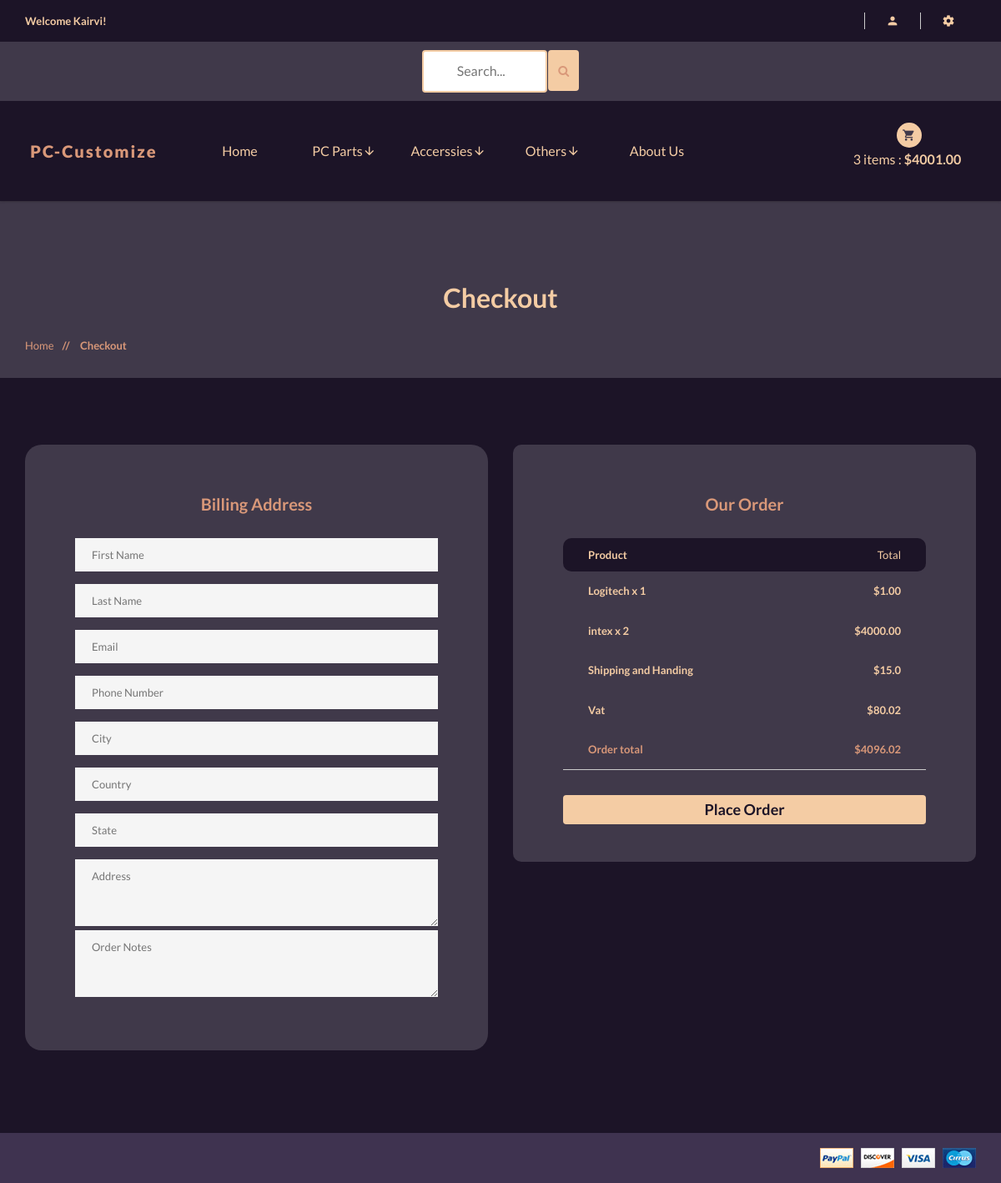
Screenshot of /orders/checkout/ (signed in) with the database file from the repository.
### accounts/models.py (models this page shows, shortened)
class Account(AbstractBaseUser):
    first_name = models.CharField(max_length=50)
    last_name = models.CharField(max_length=50)
    username = models.CharField(max_length=50, unique=True)
    email = models.EmailField(max_length=100, unique=True)
    Phone_number = models.CharField(max_length=50)
    is_admin = models.BooleanField(default=False)
    is_staff = models.BooleanField(default=False)
    is_active = models.BooleanField(default=False)
    is_superadmin = models.BooleanField(default=False)
    date_joined_for_format = models.DateTimeField(auto_now_add=True)
    last_login_for_format  = models.DateTimeField(auto_now_add=True)
    USERNAME_FIELD = 'email'
    REQUIRED_FIELDS = ['username', 'first_name', 'last_name']
    objects = AccountManger()

### cart/models.py (models this page shows, shortened)
class CartItem(models.Model):
    user = models.ForeignKey(Account, on_delete=models.CASCADE, null=True )
    product = models.ForeignKey(Product, on_delete=models.CASCADE)
    variation = models.ManyToManyField(Variation, blank=True)
    cart = models.ForeignKey(Cart, on_delete=models.CASCADE, null=True)
    quantity = models.IntegerField()
    is_active = models.BooleanField(default=True)
    def sub_total(self):
        return self.product.price * self.quantity

### shop/models.py (models this page shows, shortened)
class Product(models.Model):
    category = models.ForeignKey(Category, on_delete=models.CASCADE)
    name = models.CharField(max_length=100, unique=True)
    slug = models.SlugField(max_length=100, unique=True)
    description = models.TextField(max_length=300, blank=True)
    price = models.DecimalField(max_digits=6, decimal_places=2)
    discount = models.DecimalField(max_digits=6, decimal_places=2, default=0.00)
    image = models.ImageField(upload_to='photos/products')
    stock = models.IntegerField()
    new = models.BooleanField(default=False)
    is_available = models.BooleanField(default=True)
    date_joined_for_format = models.DateTimeField(auto_now_add=True)
    last_login_for_format = models.DateTimeField(auto_now=True)
    def get_prodcut_details_url(self):
        return reverse('shop:product_details', args=[self.category.slug, self.slug])
    class Meta:
        verbose_name_plural = 'Products'
        ordering = ('-date_joined_for_format',)

### orders/views.py (the view)
# urls.py: path('checkout/', views.checkout, name='checkout'),
@login_required(login_url = 'accounts:login')
def checkout(request,total=0, total_price=0, quantity=0, cart_items=None):
    tax = 0.00
    handing = 0.00
    try:
        if request.user.is_authenticated:
            cart_items = CartItem.objects.filter(user=request.user, is_active=True)
        else:
            cart = Cart.objects.get(cart_id=_cart_id(request))
            cart_items = CartItem.objects.filter(cart=cart, is_active=True)
        for cart_item in cart_items:
            total_price += (cart_item.product.price * cart_item.quantity)
            quantity += cart_item.quantity
        total = total_price + 10
    except ObjectDoesNotExist:
        pass # just ignore
    tax = round(((2 * total_price)/100), 2)
    grand_total = total_price + tax
    handing = 15.00
    total = float(grand_total) + handing
    context = {
        'total_price': total_price,
        'quantity': quantity,
        'cart_items':cart_items,
        'handing': handing,
        'vat' : tax,
        'order_total': total,
    }
    return render(request, 'shop/orders/checkout/checkout.html', context)

### shop/context_processors.py (called while the page is built)
def category_list(request):
    return {
        'categories' : Category.objects.all(),
    }

### shop/models.py (called while the page is built)
    def get_category_slug_url(self):
        return reverse('shop:categries', args=[self.slug])

### templates/shop/orders/checkout/checkout.html (shortened to what this page needs)
{% extends 'shop/shop/base.html' %}
{% load static %}
{% block content %}
<div class="pages-title section-padding">
    <div class="container">
        <div class="row">
            <div class="col-xs-12">
                <div class="pages-title-text text-center">
                    <h2 style="color:#f4cca4">Checkout</h2>
                    <ul class="text-left">
                        <li><a style="color:#d99879" href="\">Home </a></li>
                        <li style="color:#d99879"><span> // </span>Checkout</li>
                    </ul>
                </div>
            </div>
        </div>
    </div>
</div>
<section style="margin-bottom:50;background:#1c1427" class="pages checkout section-padding">
    <div class="container">
        <div class="row">
        <form action="{% url 'orders:payment' %}" method="post">
            <div class="col-sm-6">
                <div style="border-radius:20px;" class="main-input single-cart-form padding60">
                    <div class="log-title text-center">
                        <h3><strong style="color:#d99879">Billing Address</strong></h3>
                    </div>
                    <div class="custom-input">
                            <input type="text" name="first_name" placeholder="First Name" required />
                            <input type="text" name="last_name" placeholder="Last Name" required />
                            <input type="text" name="email" placeholder="Email" required />
                            <input type="text" name="phone" placeholder="Phone Number" required />
                            <input type="text" name="city" placeholder="City" required />
                            <input type="text" name="country" placeholder="Country" required />
                            <input type="text" name="state" placeholder="State" required />
                            <div class="custom-mess">
                                <textarea rows="2" placeholder="Address" name="address" required></textarea>
                            </div>
                            <div class="custom-mess">
                                <textarea rows="2" placeholder="Order Notes" name="order_note"></textarea>
                            </div>
                    </div>
                </div><br>
            </div>
            <div class="col-xs-12 col-sm-6">
                <div style="border-radius:10px;" class="padding60">
                    <div class="log-title text-center">
                        <h3><strong style="color:#d99879">Our order</strong></h3>
                    </div>
                    <div class="cart-form-text pay-details table-responsive">
                        <table>
                            <thead>
                                <tr  >
                                    <th style="color:#f4cca4;background:#1c1427;border-radius:10px 0 0 10px;">Product</th>
                                    <td style="color:#f4cca4;background:#1c1427;border-radius:0 10px 10px 0;">Total</td>
                                </tr>
                            </thead>
                            <tbody>
                                {% for cart_item in cart_items %}
                                <tr>
                                    <th>{{cart_item.product.name}} x {{cart_item.quantity}}</th>
                                    <td>${{cart_item.sub_total}}</td>
                                </tr>
                                {% endfor %}
                                <tr>
                                    <th>Shipping and Handing</th>
                                    <td>${{handing}}</td>
                                </tr>
                                <tr>
                                    <th>Vat</th>
                                    <td>${{vat}}</td>
                                </tr>
                                <tr style="color:#d99879">
                                    <th>Order total</th>
                                    <td>${{order_total}}</td>
                                </tr>
                            </tbody>
                        </table>
                        <div  style="width:100%" class="submit-text">
                        <button href="#" class="btn btn-warning" style="background:#f4cca4;color:#1c1427; width:100% ; text-transform: capitalize;font-size:18px"><b>Place Order</b></button>
                        </div>
                    </div>
                </div>
            </div>
        </form>
        </div>
    </div>
</section>
{% endblock content %}

### templates/shop/shop/base.html (shortened to what this page needs)
{% load static %}
<!doctype html>
<html class="no-js" lang="">
<head>
    <link rel="stylesheet" href="{% static 'css/bootstrap.min.css' %}">
    <link rel="stylesheet" href="{% static 'css/animate.css' %}">
    <link rel="stylesheet" href="{% static 'css/materialdesignicons.min.css' %}">
    <link rel="stylesheet" href="{% static 'css/jquery.simpleLens.css' %}">
    <link rel="stylesheet" href="{% static 'css/jquery-ui.min.css' %}">
    <link rel="stylesheet" href="{% static 'css/meanmenu.min.css' %}">
    <link rel="stylesheet" href="{% static 'css/nivo-slider.css' %}">
    <link rel="stylesheet" href="{% static 'css/owl.carousel.css' %}">
    <link rel="stylesheet" href="{% static 'css/style.css' %}">
    <link rel="stylesheet" href="{% static 'css/responsive.css' %}">
    <link rel="stylesheet" href="https://cdnjs.cloudflare.com/ajax/libs/font-awesome/4.7.0/css/font-awesome.min.css">
</head>
<body style="background:#40394a">
    <header style="background:#1c1427" class="header-one header-two">
        <div style="background:#1c1427" class="header-top-two">
            <div class="container text-center">
                <div class="row">
                    <div class="col-sm-12">
                        <div class="middel-top">
                            {% if user.id is None %}
                            <div class="left floatleft">
                                <p style="color:#f4cca4"><b>Welcome Everyone..!</b></p>
                            </div>
                            {% else %}
                            <div class="left floatleft">
                                <p style="color:#f4cca4"><b>Welcome {{user.first_name | capfirst}}!</b></p>
                            </div>
                            {% endif %}
                        </div>
                        <div class="middel-top clearfix">
                            <ul class="clearfix right floatright">
                                <li>
                                    <a style="color:#f4cca4" href="#"><i class="mdi mdi-account"></i></a>
                                </li>
                                <li>
                                    <a style="color:#f4cca4" href="#"><i class="mdi mdi-settings"></i></a>
                                </li>
                            </ul>
                            </div>
                        </div>
                    </div>
                </div>
            </div>
        <div style="background:#40394a">
            <div class="container text-center">
                <div class="row">
                    <div class="col-sm-12">
                        <form id="searchh" action="{% url 'shop:search' %}" method="GET">
                        <input  type="text" name="keyword" placeholder="Search...">
                        <button style="height:49px; margin-bottom:6px; background:#f4cca4;margin-left:-1px;border:None "  class="btn btn-warning" type="submit">
                           <i style="color:#d99879" class="fa fa-search"></i>
                        </button>
                        </form>
                    </div>
                </div>
            </div>
        </div>
        <div class="container text-center">
            <div class="row">
                <div class="col-sm-2">
                    <div class="logo">
                        <a style="color:#f4cca4;font-weight: 800;" href="\"><span
                                style="color:#d99879">PC-Customize</a>
                    </div>
                </div>
                <div class="col-sm-8">
                    <div class="header-middel">
                        <div class="mainmenu">
                            <nav >
                                <ul>
                                    <li ><a href="\">Home</a></li>
                                    <li><a href="#">PC Parts<i class="mdi mdi-arrow-down"></i></a>
                                    </li>
                                    <li><a href="#">Accerssies<i class="mdi mdi-arrow-down"></i></a>
                                    </li>
                                    <li><a href="#">Others<i class="mdi mdi-arrow-down"></i></a>
                                    </li>
                                    <li><a href="about.html">About us</a></li>
                                </ul>
                            </nav>
                        </div>
                    </div>
                </div>
                <div class="col-sm-2">
                    <div class="cart-itmes">
                        <a class="cart-itme-a" href="{% url 'cart:cart' %}">
                            <i class="mdi mdi-cart"></i>
                            {{quantityyy}} items : <strong>${{totalll}}</strong>
                        </a>
                    </div>
                </div>
            </div>
        </div>
    </header>
    <br>
    {% block content %}
    {% endblock content %}
    <footer>
        <div  style="background:#3f3350" class="footer-bottom">
            <div class="container">
                <div class="row">
                    <div class="col-xs-12 col-sm-6">
                    </div>
                    <div class="col-xs-12 col-sm-6 text-right">
                        <a href="#"><img src="{% static 'img/footer/payment.png' %}" alt="" /></a>
                    </div>
                </div>
            </div>
        </div>
    </footer>
</body>
</html>

### templates/shop/shop/base.html (style rules this page uses)
#searchh input[type=text] { width: 150px; margin-top:10px; margin-bottom:10px; box-sizing: border-box; border: 2px solid #f4cca4; border-radius: 4px; font-size: 16px; color:#1c1427; background-color: #fff; background-position: 10px 10px; background-repeat: no-repeat; padding: 12px 20px 12px 40px; -webkit-transition: width 0.4s ease-in-out; transition: width 0.4s ease-in-out; }

### rows the page displays
Account: first_name "Kairvi"
CartItem: product.name "Logitech", quantity "1", sub_total "1.00"
CartItem: product.name "intex", quantity "2", sub_total "4000.00"

### other values shown
{{ quantityyy }} "3"
{{ totalll }} "4001.00"
{{ handing }} "15.0"
{{ vat }} "80.02"
{{ order_total }} "4096.02"
